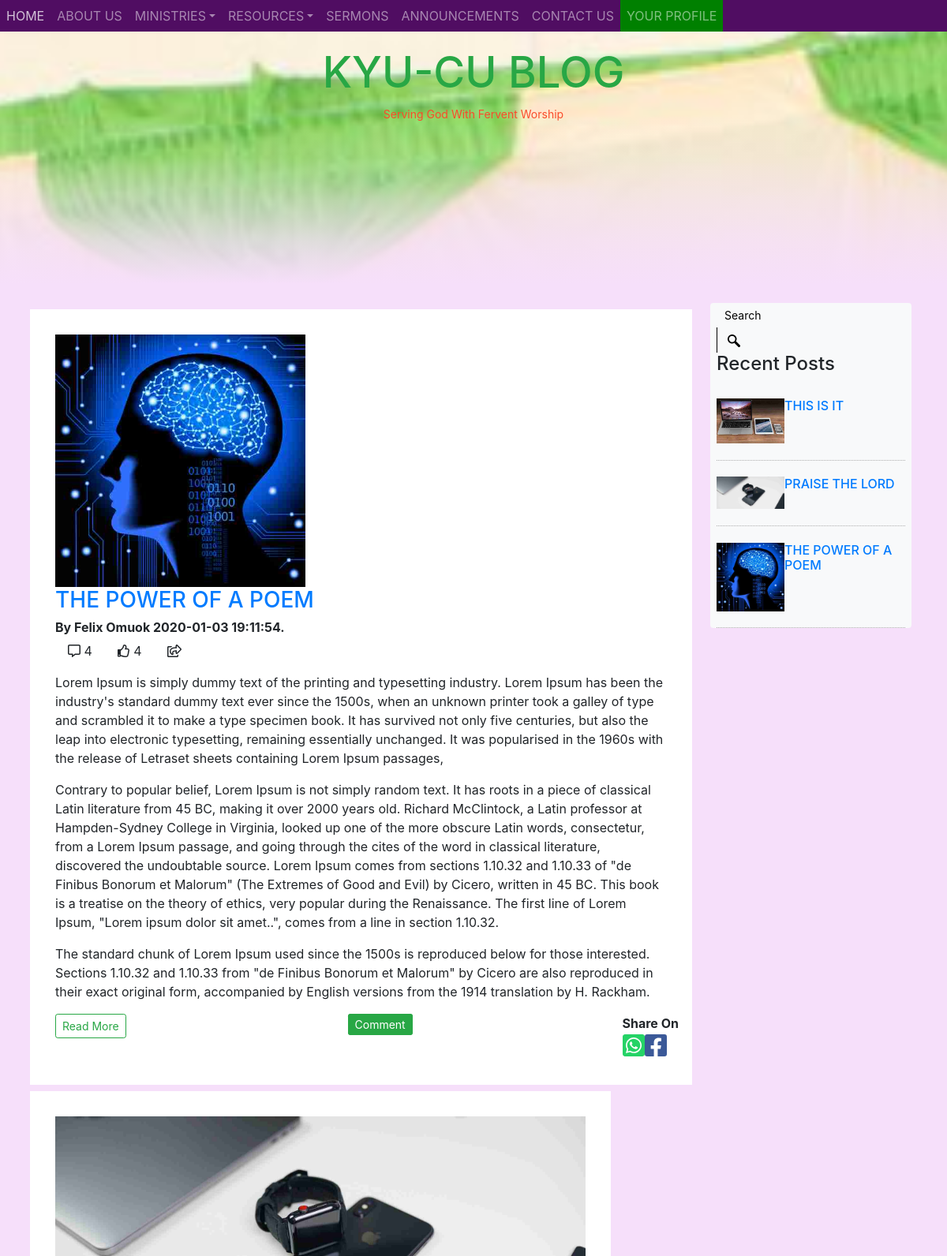
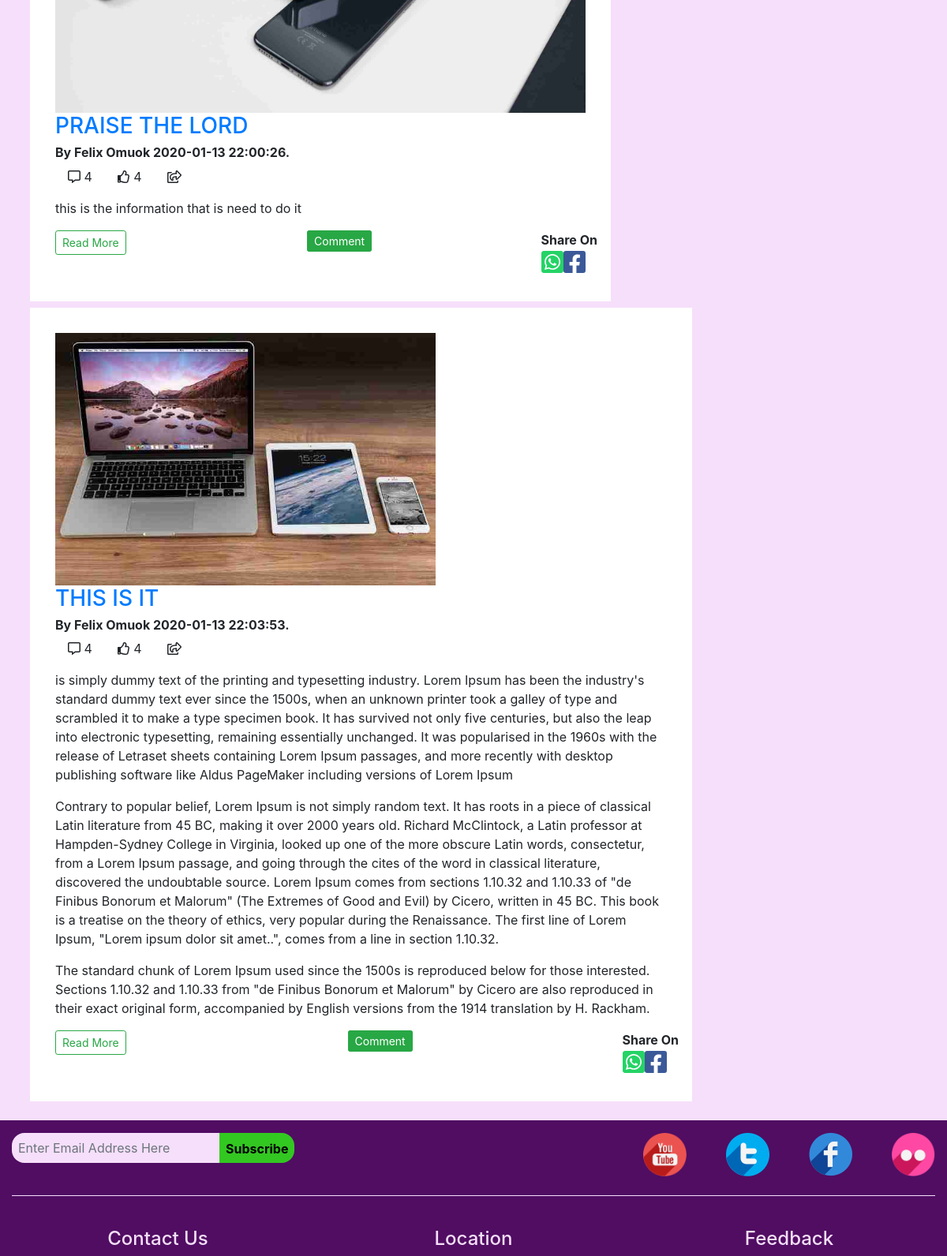
Screenshot of /blog.php (upper part) with the database file from the repository (2 pictures, top to bottom).
### tables this page shows
CREATE TABLE `article` (
  `article_id` int(11) NOT NULL,
  `article_tittle` varchar(255) NOT NULL,
  `article_text` longtext NOT NULL,
  `article_pub_date` datetime NOT NULL DEFAULT CURRENT_TIMESTAMP,
  `article_edit_date` datetime DEFAULT NULL,
  `articleimg` varchar(255) DEFAULT '0',
  `article_fk_user_id` int(11) NOT NULL,
  `likes` int(11) DEFAULT NULL,
  `article_status` tinyint(4) DEFAULT '0',
  `category_fk_category_name` varchar(255) NOT NULL,
  `verified_by` varchar(255) DEFAULT NULL
);

CREATE TABLE `user` (
  `user_id` int(11) NOT NULL,
  `user_email` varchar(255) NOT NULL,
  `user_fname` varchar(255) NOT NULL,
  `user_lname` varchar(255) NOT NULL,
  `user_phobeNo` varchar(255) DEFAULT NULL,
  `user_regno` varchar(45) DEFAULT NULL,
  `user_course` varchar(500) DEFAULT NULL,
  `user_pwd` longtext NOT NULL,
  `user_joindate` datetime NOT NULL DEFAULT CURRENT_TIMESTAMP,
  `user_img` mediumtext,
  `user_verified` tinyint(4) DEFAULT '0' COMMENT 'This field will determined if the Email Address of the User is Verified. 0 means NO and 1 means YES',
  `registered_by` varchar(45) DEFAULT NULL
);

### user/includes/article.php (called while the page is built, shortened)
<?php
class ARTICLE extends USER
{
    public function getArtVerified()
    {
        $sql = "SELECT article_id,article_tittle,article_text,article_pub_date,articleimg,user_fname,user_lname,article_fk_user_id,likes,article_status,category_fk_category_name,verified_by  FROM article
        inner join user on user_id = article_fk_user_id
        where article_status = 1 ";
        $data = $this->queryNone($sql);
        return $data;
    }
    public function getArtResent()
    {
        $sql = "SELECT article_id,article_tittle,articleimg  FROM article where article_status = 1 order by article_id DESC LIMIT 5 ;";
        $data = $this->queryNone($sql);
        return $data;
    }
}

### database.php (called while the page is built, shortened)
<?php
class DATABASE
{
    public function conn()
    {
        $this->servername ="mi3-sr9";
        $this->username ="kyucuco1_kyucuco1";
        $this->dbpassword ="0791342771KYUCU.";
        $this->dbname ="kyucuco1_cudb";
        $this->charset  ="utf8mb4";
        try {
            $dsn =  "mysql:host=".$this->servername.";dbname=".$this->dbname.";charset=".$this->charset ;
            $pdo = new PDO($dsn, $this->username, $this->dbpassword);
            $pdo->setAttribute(PDO::ATTR_ERRMODE, PDO::ERRMODE_EXCEPTION);
            return $pdo;
        } catch (PDOExeption $e) {
            echo "Connection failed".$e->getMessage();
        }
    }
    public function queryNone($sql)
    {
        $stmt = $this->conn()->prepare($sql);
        $stmt->execute();
        $data = [];
        while ($row = $stmt->fetch(PDO::FETCH_ASSOC)) {
            $data[] = $row;
        }
        return $data;
    }
}

### blog.php (the view, shortened to what this page needs)
<!DOCTYPE HTML>
<html>
<head>
    <link href="css/bootstrap.css" rel='stylesheet' type='text/css' />
    <link rel="stylesheet" href="css/reset.css">
    <link rel="stylesheet" href="css/bootstrap.css">
    <link rel="stylesheet" href="css/main.css">
    <link rel="stylesheet" href="css/mq..css">
    <link rel="stylesheet" href="css/owl.carousel.min.css">
    <link rel="stylesheet" href="css/owl.theme.default.min.css">
    <link href="css/animate.min.css" rel="stylesheet">
</head>
<body>
    <?php require 'includes/nav.php'  ?>
    <div class="header-bottom">
        <div class="container">
            <div class="logo">
                <h1 class="text-success"> KYU-CU BLOG</h1>
                <p><label class="of"></label>Serving God With Fervent Worship<label class="on"></label></p>
            </div>
        </div>
    </div>
    <section>
        <div class="container my-4 ">
            <div class="row">
                <div id="main-col" class="col-md-9 rounded ">
                    <div class="w3ls px-2  row">
                        <?php
                            $artOBJ = new  ARTICLE();
                            $articles = $artOBJ-> getArtVerified();
                        ?>
                        <?php foreach ($articles as $article):?>
                        <article class="tc-ch wow fadeInDown mt-2" data-wow-duration=".8s" data-wow-delay=".2s">
                            <div class="tch-img">
                                <a href="singlepage.html"><img loading="lazy"
                                        src="user/includes/images/<?php echo $article['articleimg']  ?>"
                                        class="img-responsive article-img" alt=""></a>
                            </div>
                            <h3><a
                                    href="article.php?id=<?php  echo $article['article_id']; ?>"><?php echo  $article['article_tittle']; ?></a>
                            </h3>
                            <h6 class="text-capitalize font-weight-bold">By <?php echo  $article['user_fname']; echo " "; echo  $article['user_lname'];?>
                                <?php echo  $article['article_pub_date']; ?>.
                            </h6>
                            <div class="d-flex">
                                <div class="mx-3"><span> <i class="far fa-comment-alt"></i> </span> 4</div>
                                <div class="mx-3"><span> <i class="far fa-thumbs-up"></i> </span> 4</div>
                                <div class="mx-3"><span> <i class="far fa-share-square"></i> </span> </div>
                            </div>
                            <p><?php echo  $article['article_text']; ?>
                            </p>
                            <div class="d-flex justify-content-between">
                                <div class="d-inline">
                                    <button class="btn btn-sm btn-outline-success">Read More</button>
                                </div>
                                <div class="d-inline">
                                    <a href="article.php?id=<?php  echo $article['article_id']; ?>"
                                        class="d-inline btn btn-sm btn-success">Comment</a>
                                </div>
                                <div class="d-inline">
                                    <div class="row">
                                        <div class="d-inline font-weight-bold "> Share On</div>
                                    </div>
                                    <div class="row">
                                        <div class="d-inline"> <i class="fab fa-whatsapp-square fa-2x"></i></div>
                                        <div class="d-inline"><i class="fab fa-facebook-square fa-2x"></i></div>
                                    </div>
                                </div>
                            </div>
                        </article>
                        <?php endforeach?>
                    </div>
                </div>
                <div id="article" class="col-md-3  ">
                    <div class="blo-top1 bg-light rounded px-2">
                        <div class="tech-btm">
                            <div class="search-1 wow fadeInDown" data-wow-duration=".8s" data-wow-delay=".2s">
                                <form action="#" method="post">
                                    <input type="search" name="Search" value="Search" onfocus="this.value = '';"
                                        onblur="if (this.value == '') {this.value = 'Search';}" required="">
                                    <input type="submit" value=" ">
                                </form>
                            </div>
                            <h4>Recent Posts </h4>
                            <?php
                                $artRecentOBJ = new  ARTICLE();
                                $recents = $artRecentOBJ->getArtResent();
                                foreach ($recents as $recent):?>
                            <div class="blog-grids wow fadeInDown" data-wow-duration=".8s" data-wow-delay=".2s">
                                <div class="blog-grid-left">
                                    <a
                                        href="article.php?id=<?php  echo $recent['article_id']; ?>"><img
                                            loading="lazy"
                                            src="user/includes/images/<?php echo $recent['articleimg']  ?>"
                                            alt=""></a>
                                </div>
                                <div class="blog-grid-right">
                                    <h6><a
                                            href="article.php?id=<?php  echo $recent['article_id']; ?>"><?php echo   $recent['article_tittle']; ?></a>
                                    </h6>
                                </div>
                                <div class="clearfix"> </div>
                            </div>
                            <?php endforeach?>
                        </div>
                    </div>
                </div>
            </div>
        </div>
    </section>
    <?php require 'includes/footer.php' ?>
</body>
</html>

### includes/nav.php (shortened to what this page needs)
<?php require 'user/includes/init.php'; require 'user/includes/article.php';  ?>
<nav class="navbar navbar-expand-md navbar-dark  sticky-top p-0" style="background-color: #500d62;  ">
		<div class="collapse navbar-collapse" id="collapse_target">
			<ul class="navbar-nav " style="background-color: #500d62;">
				<li class="nav-item">
					<a class="nav-link" href="index.php">HOME</a>
				</li>
				<li class="nav-item dropdown">
					<a class="nav-link" data-toggle="dropdown" data-target="dropdown_target" href="#">
						ABOUT US</a>
				</li>
				<li class="nav-item dropdown">
					<a class="nav-link dropdown-toggle" data-toggle="dropdown" data-target="dropdown_target" href="#">
						MINISTRIES</a>
				</li>
				<li class="nav-item dropdown">
					<a class="nav-link dropdown-toggle" data-toggle="dropdown" data-target="dropdown_target" href="#">
						RESOURCES</a>
				</li>
				<li class="nav-item">
					<a class="nav-link" href="#">SERMONS</a>
				</li>
				<li class="nav-item">
					<a class="nav-link" href="#">ANNOUNCEMENTS</a>
				</li>
				<li class="nav-item">
					<a class="nav-link" href="#footer">CONTACT US</a>
				</li>
				<li class="nav-item" style=" ">
					<a class="nav-link " href="user/user.php" style="background-color:green;">YOUR PROFILE</a>
				</li>
			</ul>
		</div>
	</nav>

### includes/footer.php (shortened to what this page needs)
<footer id="footer" class="pBG pt-3">
        <div class="container-fluid">
            <div id="subscribe-row" class="row">
                <div class="col-sm-6 col-md-6 col-lg-8">
                    <div class="input-group mb-2 ">
                        <form action="" class="d-flex " method="post">
                            <input type="email" class=" p-2  form-control" placeholder="Enter Email Address Here"
                                aria-label="Recipient's username" aria-describedby="basic-addon2" required>
                            <button class="input-group-append p-2 form-control w-auto">Subscribe</button>
                        </form>
                    </div>
                </div>
                <div class="col-sm-6 col-md-6 col-lg-4 d-flex  justify-content-between pb-2">
                    <div class="img-fluid ">
                        <a href="https://www.youtube.com/channel/UCATgbHbBBDeEJVMH2qFdEVA" target="_blank"><img
                                src="images/media-icons/youtube.png" alt="" class="img-fluid grayscale" /> </a>
                    </div>
                    <div class="img-fluid "><a href="http://www.twitter.com" target="_blank"><img
                                src="images/media-icons/twitter.png" alt="" class="img-fluid grayscale" /></a></div>
                    <div class="img-fluid "><a href="http://www.facebook.com" target="_blank"><img
                                src="images/media-icons/facebook.png" alt="" class="grayscale img-fluid" /></a></div>
                    <div class="img-fluid "><a href="http://www.flickr.com" target="_blank"><img
                                src="images/media-icons/flickr.png" alt="" class="grayscale img-fluid" /></a></div>
                </div>
            </div>
            <hr>
            <div class="row py-4 text-center">
                <div class="col-md-4 ">
                    <h4 class="tGB">Contact Us</h4>
                </div>
                <div class="col-md-4 tGB">
                    <h4>Location</h4>
                </div>
                <div class="col-md-4 ">
                    <h4 class="tGB">Feedback</h4>
                </div>
            </div>
        </div>
    </footer>

### css/main.css (style rules this page uses)
html { scroll-behavior: smooth; }
body { background-color: #f6dffa; font-size: 1em; }
.fa-whatsapp-square { color: #25D366; }
.fa-facebook-square { color: #3b5998; }
#main-col { min-height: 80vh; }
.pBG { background-color: #500d62!important; }
.tGB { color: #f6dffa; }
.blog-grid-left { float: left; width: 36%; }
.blog-grids { border-bottom: 1px dotted #aeaeae; padding: 1.3em 0; }
.search-1 input[type="search"] { border: none; outline: none; padding: 5px 10px; font-size: 14px; color: #000; background:none; width:82%; }
.search-1 form input[type="submit"] { background: url(../images/key2.png) no-repeat 13px 9px; width: 40px; height: 32px; border: none; margin: 0 0 0 0px; padding: 0; border-left: 1px solid #000; border-right: none; border-bottom: none; border-top: none; outline: none; }
.tc-ch { background: #fff; padding: 2em 2em; }
#subscribe-row button { border-top-right-radius: 16px; border-bottom-right-radius: 16px; border-top-left-radius: 0; border-bottom-left-radius: 0; border-width: 0; background-color:#33C722; color: #000; font-weight: bold; }
#subscribe-row input { border: none; outline: none; border-top-left-radius: 16px; border-bottom-left-radius: 16px; border-bottom-right-radius: 0;border-top-right-radius: 0; }
#subscribe-row img { width: 55px }
#footer hr { border-top: 1px solid #f6dffa; }
#footer .list-group-item, .card,.form-control,textarea { background-color: #f6dffa; }
.logo { padding: 1.2em 0; text-align: center; }
.logo h1 { font-size: 3.4em; }
.logo p { font-size: 14px; margin-top: 0.5em; line-height: 1.8em; color: #fa4b2a; font-weight: 400; position:relative; }
.header-bottom { position: relative; min-height: 40vh; background: linear-gradient(rgba(0, 0, 0, 0), rgba(0, 0, 0, 0),rgba(0,0,0,0),rgba(246,223,250, 0.1),rgba(246,223,250, 0.5), rgba(246,223,250, 0.8),rgb(246,223,250)), url(../images/slider/3.jpeg) center/cover no-repeat fixed; }
.article-img { max-height: 40vh; object-fit: cover; object-position: center center; }

### blog.php (style rules this page uses)
@media screen and (min-width: 768px) { .dropdown-toggle { margin-bottom: 2px; } }
@media screen and (min-width: 768px) { .navbar .dropdown-toggle, .nav-tabs .dropdown-toggle { margin-bottom: 0; } }

### rows the page displays
article: articleimg (picture), article_tittle "THE POWER OF A POEM", article_fk_user.user_fname "Felix", article_fk_user.user_lname "Omuok", article_pub_date "2020-01-03 19:11:54", article_text "Lorem Ipsum is simply dummy text of the printing and typesetting industry. Lorem Ipsum has been the industry's standard dummy text ever since the 1500s, when an unknown printer took a galley of type and scrambled it to make a type specimen book. It has survived not only five centuries, but also the leap into electronic typesetting, remaining essentially unchanged. It was popularised in the 1960s with the release of Letraset sheets containing Lorem Ipsum passages, Contrary to popular belief, Lorem Ipsum is not simply random text. It has roots in a piece of classical Latin literature from 45 BC, making it over 2000 years old. Richard McClintock, a Latin professor at Hampden-Sydney College in…"
article: articleimg (picture), article_tittle "PRAISE THE LORD", article_fk_user.user_fname "Felix", article_fk_user.user_lname "Omuok", article_pub_date "2020-01-13 22:00:26", article_text "this is the information that is need to do it"
article: articleimg (picture), article_tittle "THIS IS IT", article_fk_user.user_fname "Felix", article_fk_user.user_lname "Omuok", article_pub_date "2020-01-13 22:03:53", article_text "is simply dummy text of the printing and typesetting industry. Lorem Ipsum has been the industry's standard dummy text ever since the 1500s, when an unknown printer took a galley of type and scrambled it to make a type specimen book. It has survived not only five centuries, but also the leap into electronic typesetting, remaining essentially unchanged. It was popularised in the 1960s with the release of Letraset sheets containing Lorem Ipsum passages, and more recently with desktop publishing software like Aldus PageMaker including versions of Lorem Ipsum Contrary to popular belief, Lorem Ipsum is not simply random text. It has roots in a piece of classical Latin literature from 45 BC,…"
